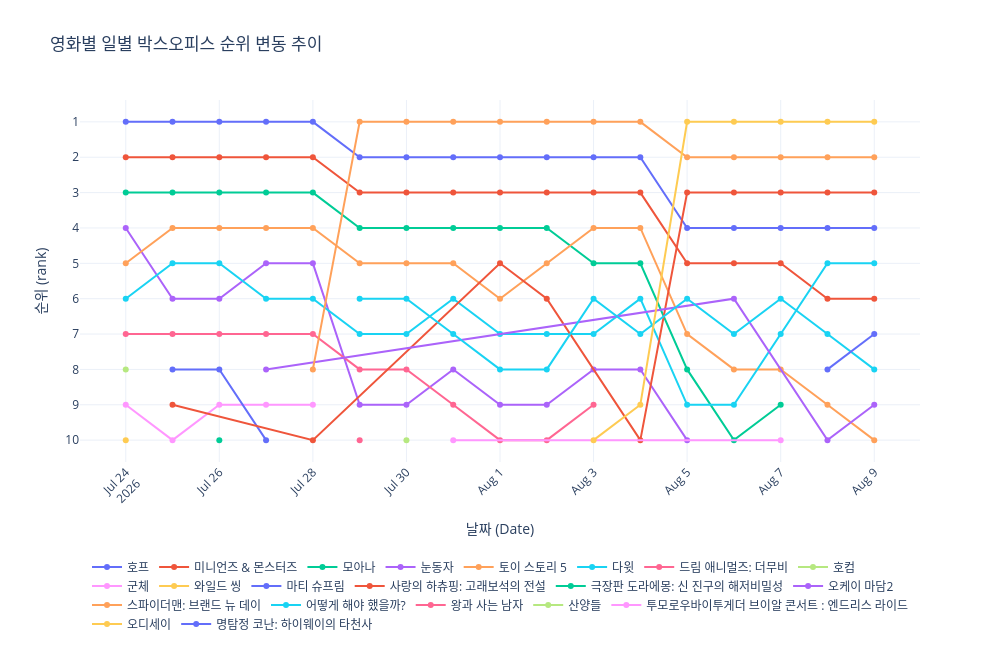

Notebook cell for this chart:
### Markdown cell above
## 기간에 따른 영화 순위 변화

### Code cell
draw_lineChart(movie_df, 'rank', '영화별 일별 박스오피스 순위 변동 추이', '순위', True)

### Figure 1 — Plotly figure (JSON) as saved in the notebook; plotly's stock layout.template omitted (floating-point values rounded to 4 significant figures)
{"data": [{"customdata": [["호프"], ["호프"], ["호프"], ["호프"], ["호프"], ["호프"], ["호프"], ["호프"], ["호프"], ["호프"], ["호프"], ["호프"], ["호프"], ["호프"], ["호프"], ["호프"], ["호프"]], "hovertemplate": "movieNm=%{customdata[0]}<br>b_date=%{x}<br>rank=%{y}<extra></extra>", "legendgroup": "호프", "line": {"color": "#636efa", "dash": "solid"}, "marker": {"symbol": "circle"}, "mode": "lines+markers", "name": "호프", "orientation": "v", "showlegend": true, "type": "scatter", "x": ["2026-07-24", "2026-07-25", "2026-07-26", "2026-07-27", "2026-07-28", "2026-07-29", "2026-07-30", "2026-07-31", "2026-08-01", "2026-08-02", "2026-08-03", "2026-08-04", "2026-08-05", "2026-08-06", "2026-08-07", "2026-08-08", "2026-08-09"], "xaxis": "x", "y": [1, 1, 1, 1, 1, 2, 2, 2, 2, 2, 2, 2, 4, 4, 4, 4, 4], "yaxis": "y"}, {"customdata": [["미니언즈 & 몬스터즈"], ["미니언즈 & 몬스터즈"], ["미니언즈 & 몬스터즈"], ["미니언즈 & 몬스터즈"], ["미니언즈 & 몬스터즈"], ["미니언즈 & 몬스터즈"], ["미니언즈 & 몬스터즈"], ["미니언즈 & 몬스터즈"], ["미니언즈 & 몬스터즈"], ["미니언즈 & 몬스터즈"], ["미니언즈 & 몬스터즈"], ["미니언즈 & 몬스터즈"], ["미니언즈 & 몬스터즈"], ["미니언즈 & 몬스터즈"], ["미니언즈 & 몬스터즈"], ["미니언즈 & 몬스터즈"], ["미니언즈 & 몬스터즈"]], "hovertemplate": "movieNm=%{customdata[0]}<br>b_date=%{x}<br>rank=%{y}<extra></extra>", "legendgroup": "미니언즈 & 몬스터즈", "line": {"color": "#EF553B", "dash": "solid"}, "marker": {"symbol": "circle"}, "mode": "lines+markers", "name": "미니언즈 & 몬스터즈", "orientation": "v", "showlegend": true, "type": "scatter", "x": ["2026-07-24", "2026-07-25", "2026-07-26", "2026-07-27", "2026-07-28", "2026-07-29", "2026-07-30", "2026-07-31", "2026-08-01", "2026-08-02", "2026-08-03", "2026-08-04", "2026-08-05", "2026-08-06", "2026-08-07", "2026-08-08", "2026-08-09"], "xaxis": "x", "y": [2, 2, 2, 2, 2, 3, 3, 3, 3, 3, 3, 3, 5, 5, 5, 6, 6], "yaxis": "y"}, {"customdata": [["모아나"], ["모아나"], ["모아나"], ["모아나"], ["모아나"], ["모아나"], ["모아나"], ["모아나"], ["모아나"], ["모아나"], ["모아나"], ["모아나"], ["모아나"], ["모아나"], ["모아나"]], "hovertemplate": "movieNm=%{customdata[0]}<br>b_date=%{x}<br>rank=%{y}<extra></extra>", "legendgroup": "모아나", "line": {"color": "#00cc96", "dash": "solid"}, "marker": {"symbol": "circle"}, "mode": "lines+markers", "name": "모아나", "orientation": "v", "showlegend": true, "type": "scatter", "x": ["2026-07-24", "2026-07-25", "2026-07-26", "2026-07-27", "2026-07-28", "2026-07-29", "2026-07-30", "2026-07-31", "2026-08-01", "2026-08-02", "2026-08-03", "2026-08-04", "2026-08-05", "2026-08-06", "2026-08-07"], "xaxis": "x", "y": [3, 3, 3, 3, 3, 4, 4, 4, 4, 4, 5, 5, 8, 10, 9], "yaxis": "y"}, {"customdata": [["눈동자"], ["눈동자"], ["눈동자"], ["눈동자"], ["눈동자"], ["눈동자"], ["눈동자"], ["눈동자"], ["눈동자"], ["눈동자"], ["눈동자"], ["눈동자"], ["눈동자"]], "hovertemplate": "movieNm=%{customdata[0]}<br>b_date=%{x}<br>rank=%{y}<extra></extra>", "legendgroup": "눈동자", "line": {"color": "#ab63fa", "dash": "solid"}, "marker": {"symbol": "circle"}, "mode": "lines+markers", "name": "눈동자", "orientation": "v", "showlegend": true, "type": "scatter", "x": ["2026-07-24", "2026-07-25", "2026-07-26", "2026-07-27", "2026-07-28", "2026-07-29", "2026-07-30", "2026-07-31", "2026-08-01", "2026-08-02", "2026-08-03", "2026-08-04", "2026-08-05"], "xaxis": "x", "y": [4, 6, 6, 5, 5, 9, 9, 8, 9, 9, 8, 8, 10], "yaxis": "y"}, {"customdata": [["토이 스토리 5"], ["토이 스토리 5"], ["토이 스토리 5"], ["토이 스토리 5"], ["토이 스토리 5"], ["토이 스토리 5"], ["토이 스토리 5"], ["토이 스토리 5"], ["토이 스토리 5"], ["토이 스토리 5"], ["토이 스토리 5"], ["토이 스토리 5"], ["토이 스토리 5"], ["토이 스토리 5"], ["토이 스토리 5"], ["토이 스토리 5"], ["토이 스토리 5"]], "hovertemplate": "movieNm=%{customdata[0]}<br>b_date=%{x}<br>rank=%{y}<extra></extra>", "legendgroup": "토이 스토리 5", "line": {"color": "#FFA15A", "dash": "solid"}, "marker": {"symbol": "circle"}, "mode": "lines+markers", "name": "토이 스토리 5", "orientation": "v", "showlegend": true, "type": "scatter", "x": ["2026-07-24", "2026-07-25", "2026-07-26", "2026-07-27", "2026-07-28", "2026-07-29", "2026-07-30", "2026-07-31", "2026-08-01", "2026-08-02", "2026-08-03", "2026-08-04", "2026-08-05", "2026-08-06", "2026-08-07", "2026-08-08", "2026-08-09"], "xaxis": "x", "y": [5, 4, 4, 4, 4, 5, 5, 5, 6, 5, 4, 4, 7, 8, 8, 9, 10], "yaxis": "y"}, {"customdata": [["다윗"], ["다윗"], ["다윗"], ["다윗"], ["다윗"], ["다윗"], ["다윗"], ["다윗"], ["다윗"], ["다윗"], ["다윗"], ["다윗"], ["다윗"], ["다윗"], ["다윗"], ["다윗"], ["다윗"]], "hovertemplate": "movieNm=%{customdata[0]}<br>b_date=%{x}<br>rank=%{y}<extra></extra>", "legendgroup": "다윗", "line": {"color": "#19d3f3", "dash": "solid"}, "marker": {"symbol": "circle"}, "mode": "lines+markers", "name": "다윗", "orientation": "v", "showlegend": true, "type": "scatter", "x": ["2026-07-24", "2026-07-25", "2026-07-26", "2026-07-27", "2026-07-28", "2026-07-29", "2026-07-30", "2026-07-31", "2026-08-01", "2026-08-02", "2026-08-03", "2026-08-04", "2026-08-05", "2026-08-06", "2026-08-07", "2026-08-08", "2026-08-09"], "xaxis": "x", "y": [6, 5, 5, 6, 6, 7, 7, 6, 7, 7, 7, 6, 9, 9, 7, 5, 5], "yaxis": "y"}, {"customdata": [["드림 애니멀즈: 더무비"], ["드림 애니멀즈: 더무비"], ["드림 애니멀즈: 더무비"], ["드림 애니멀즈: 더무비"], ["드림 애니멀즈: 더무비"], ["드림 애니멀즈: 더무비"], ["드림 애니멀즈: 더무비"], ["드림 애니멀즈: 더무비"], ["드림 애니멀즈: 더무비"], ["드림 애니멀즈: 더무비"], ["드림 애니멀즈: 더무비"]], "hovertemplate": "movieNm=%{customdata[0]}<br>b_date=%{x}<br>rank=%{y}<extra></extra>", "legendgroup": "드림 애니멀즈: 더무비", "line": {"color": "#FF6692", "dash": "solid"}, "marker": {"symbol": "circle"}, "mode": "lines+markers", "name": "드림 애니멀즈: 더무비", "orientation": "v", "showlegend": true, "type": "scatter", "x": ["2026-07-24", "2026-07-25", "2026-07-26", "2026-07-27", "2026-07-28", "2026-07-29", "2026-07-30", "2026-07-31", "2026-08-01", "2026-08-02", "2026-08-03"], "xaxis": "x", "y": [7, 7, 7, 7, 7, 8, 8, 9, 10, 10, 9], "yaxis": "y"}, {"customdata": [["호컴"]], "hovertemplate": "movieNm=%{customdata[0]}<br>b_date=%{x}<br>rank=%{y}<extra></extra>", "legendgroup": "호컴", "line": {"color": "#B6E880", "dash": "solid"}, "marker": {"symbol": "circle"}, "mode": "lines+markers", "name": "호컴", "orientation": "v", "showlegend": true, "type": "scatter", "x": ["2026-07-24"], "xaxis": "x", "y": [8], "yaxis": "y"}, {"customdata": [["군체"], ["군체"], ["군체"], ["군체"], ["군체"]], "hovertemplate": "movieNm=%{customdata[0]}<br>b_date=%{x}<br>rank=%{y}<extra></extra>", "legendgroup": "군체", "line": {"color": "#FF97FF", "dash": "solid"}, "marker": {"symbol": "circle"}, "mode": "lines+markers", "name": "군체", "orientation": "v", "showlegend": true, "type": "scatter", "x": ["2026-07-24", "2026-07-25", "2026-07-26", "2026-07-27", "2026-07-28"], "xaxis": "x", "y": [9, 10, 9, 9, 9], "yaxis": "y"}, {"customdata": [["와일드 씽"]], "hovertemplate": "movieNm=%{customdata[0]}<br>b_date=%{x}<br>rank=%{y}<extra></extra>", "legendgroup": "와일드 씽", "line": {"color": "#FECB52", "dash": "solid"}, "marker": {"symbol": "circle"}, "mode": "lines+markers", "name": "와일드 씽", "orientation": "v", "showlegend": true, "type": "scatter", "x": ["2026-07-24"], "xaxis": "x", "y": [10], "yaxis": "y"}, {"customdata": [["마티 슈프림"], ["마티 슈프림"], ["마티 슈프림"]], "hovertemplate": "movieNm=%{customdata[0]}<br>b_date=%{x}<br>rank=%{y}<extra></extra>", "legendgroup": "마티 슈프림", "line": {"color": "#636efa", "dash": "solid"}, "marker": {"symbol": "circle"}, "mode": "lines+markers", "name": "마티 슈프림", "orientation": "v", "showlegend": true, "type": "scatter", "x": ["2026-07-25", "2026-07-26", "2026-07-27"], "xaxis": "x", "y": [8, 8, 10], "yaxis": "y"}, {"customdata": [["사랑의 하츄핑: 고래보석의 전설"], ["사랑의 하츄핑: 고래보석의 전설"], ["사랑의 하츄핑: 고래보석의 전설"], ["사랑의 하츄핑: 고래보석의 전설"], ["사랑의 하츄핑: 고래보석의 전설"], ["사랑의 하츄핑: 고래보석의 전설"], ["사랑의 하츄핑: 고래보석의 전설"], ["사랑의 하츄핑: 고래보석의 전설"], ["사랑의 하츄핑: 고래보석의 전설"], ["사랑의 하츄핑: 고래보석의 전설"]], "hovertemplate": "movieNm=%{customdata[0]}<br>b_date=%{x}<br>rank=%{y}<extra></extra>", "legendgroup": "사랑의 하츄핑: 고래보석의 전설", "line": {"color": "#EF553B", "dash": "solid"}, "marker": {"symbol": "circle"}, "mode": "lines+markers", "name": "사랑의 하츄핑: 고래보석의 전설", "orientation": "v", "showlegend": true, "type": "scatter", "x": ["2026-07-25", "2026-07-28", "2026-08-01", "2026-08-02", "2026-08-04", "2026-08-05", "2026-08-06", "2026-08-07", "2026-08-08", "2026-08-09"], "xaxis": "x", "y": [9, 10, 5, 6, 10, 3, 3, 3, 3, 3], "yaxis": "y"}, {"customdata": [["극장판 도라에몽: 신 진구의 해저비밀성"]], "hovertemplate": "movieNm=%{customdata[0]}<br>b_date=%{x}<br>rank=%{y}<extra></extra>", "legendgroup": "극장판 도라에몽: 신 진구의 해저비밀성", "line": {"color": "#00cc96", "dash": "solid"}, "marker": {"symbol": "circle"}, "mode": "lines+markers", "name": "극장판 도라에몽: 신 진구의 해저비밀성", "orientation": "v", "showlegend": true, "type": "scatter", "x": ["2026-07-26"], "xaxis": "x", "y": [10], "yaxis": "y"}, {"customdata": [["오케이 마담2"], ["오케이 마담2"], ["오케이 마담2"], ["오케이 마담2"]], "hovertemplate": "movieNm=%{customdata[0]}<br>b_date=%{x}<br>rank=%{y}<extra></extra>", "legendgroup": "오케이 마담2", "line": {"color": "#ab63fa", "dash": "solid"}, "marker": {"symbol": "circle"}, "mode": "lines+markers", "name": "오케이 마담2", "orientation": "v", "showlegend": true, "type": "scatter", "x": ["2026-07-27", "2026-08-06", "2026-08-08", "2026-08-09"], "xaxis": "x", "y": [8, 6, 10, 9], "yaxis": "y"}, {"customdata": [["스파이더맨: 브랜드 뉴 데이"], ["스파이더맨: 브랜드 뉴 데이"], ["스파이더맨: 브랜드 뉴 데이"], ["스파이더맨: 브랜드 뉴 데이"], ["스파이더맨: 브랜드 뉴 데이"], ["스파이더맨: 브랜드 뉴 데이"], ["스파이더맨: 브랜드 뉴 데이"], ["스파이더맨: 브랜드 뉴 데이"], ["스파이더맨: 브랜드 뉴 데이"], ["스파이더맨: 브랜드 뉴 데이"], ["스파이더맨: 브랜드 뉴 데이"], ["스파이더맨: 브랜드 뉴 데이"], ["스파이더맨: 브랜드 뉴 데이"]], "hovertemplate": "movieNm=%{customdata[0]}<br>b_date=%{x}<br>rank=%{y}<extra></extra>", "legendgroup": "스파이더맨: 브랜드 뉴 데이", "line": {"color": "#FFA15A", "dash": "solid"}, "marker": {"symbol": "circle"}, "mode": "lines+markers", "name": "스파이더맨: 브랜드 뉴 데이", "orientation": "v", "showlegend": true, "type": "scatter", "x": ["2026-07-28", "2026-07-29", "2026-07-30", "2026-07-31", "2026-08-01", "2026-08-02", "2026-08-03", "2026-08-04", "2026-08-05", "2026-08-06", "2026-08-07", "2026-08-08", "2026-08-09"], "xaxis": "x", "y": [8, 1, 1, 1, 1, 1, 1, 1, 2, 2, 2, 2, 2], "yaxis": "y"}, {"customdata": [["어떻게 해야 했을까?"], ["어떻게 해야 했을까?"], ["어떻게 해야 했을까?"], ["어떻게 해야 했을까?"], ["어떻게 해야 했을까?"], ["어떻게 해야 했을까?"], ["어떻게 해야 했을까?"], ["어떻게 해야 했을까?"], ["어떻게 해야 했을까?"], ["어떻게 해야 했을까?"], ["어떻게 해야 했을까?"], ["어떻게 해야 했을까?"]], "hovertemplate": "movieNm=%{customdata[0]}<br>b_date=%{x}<br>rank=%{y}<extra></extra>", "legendgroup": "어떻게 해야 했을까?", "line": {"color": "#19d3f3", "dash": "solid"}, "marker": {"symbol": "circle"}, "mode": "lines+markers", "name": "어떻게 해야 했을까?", "orientation": "v", "showlegend": true, "type": "scatter", "x": ["2026-07-29", "2026-07-30", "2026-07-31", "2026-08-01", "2026-08-02", "2026-08-03", "2026-08-04", "2026-08-05", "2026-08-06", "2026-08-07", "2026-08-08", "2026-08-09"], "xaxis": "x", "y": [6, 6, 7, 8, 8, 6, 7, 6, 7, 6, 7, 8], "yaxis": "y"}, {"customdata": [["왕과 사는 남자"]], "hovertemplate": "movieNm=%{customdata[0]}<br>b_date=%{x}<br>rank=%{y}<extra></extra>", "legendgroup": "왕과 사는 남자", "line": {"color": "#FF6692", "dash": "solid"}, "marker": {"symbol": "circle"}, "mode": "lines+markers", "name": "왕과 사는 남자", "orientation": "v", "showlegend": true, "type": "scatter", "x": ["2026-07-29"], "xaxis": "x", "y": [10], "yaxis": "y"}, {"customdata": [["산양들"]], "hovertemplate": "movieNm=%{customdata[0]}<br>b_date=%{x}<br>rank=%{y}<extra></extra>", "legendgroup": "산양들", "line": {"color": "#B6E880", "dash": "solid"}, "marker": {"symbol": "circle"}, "mode": "lines+markers", "name": "산양들", "orientation": "v", "showlegend": true, "type": "scatter", "x": ["2026-07-30"], "xaxis": "x", "y": [10], "yaxis": "y"}, {"customdata": [["투모로우바이투게더 브이알 콘서트 : 엔드리스 라이드"], ["투모로우바이투게더 브이알 콘서트 : 엔드리스 라이드"]], "hovertemplate": "movieNm=%{customdata[0]}<br>b_date=%{x}<br>rank=%{y}<extra></extra>", "legendgroup": "투모로우바이투게더 브이알 콘서트 : 엔드리스 라이드", "line": {"color": "#FF97FF", "dash": "solid"}, "marker": {"symbol": "circle"}, "mode": "lines+markers", "name": "투모로우바이투게더 브이알 콘서트 : 엔드리스 라이드", "orientation": "v", "showlegend": true, "type": "scatter", "x": ["2026-07-31", "2026-08-07"], "xaxis": "x", "y": [10, 10], "yaxis": "y"}, {"customdata": [["오디세이"], ["오디세이"], ["오디세이"], ["오디세이"], ["오디세이"], ["오디세이"], ["오디세이"]], "hovertemplate": "movieNm=%{customdata[0]}<br>b_date=%{x}<br>rank=%{y}<extra></extra>", "legendgroup": "오디세이", "line": {"color": "#FECB52", "dash": "solid"}, "marker": {"symbol": "circle"}, "mode": "lines+markers", "name": "오디세이", "orientation": "v", "showlegend": true, "type": "scatter", "x": ["2026-08-03", "2026-08-04", "2026-08-05", "2026-08-06", "2026-08-07", "2026-08-08", "2026-08-09"], "xaxis": "x", "y": [10, 9, 1, 1, 1, 1, 1], "yaxis": "y"}, {"customdata": [["명탐정 코난: 하이웨이의 타천사"], ["명탐정 코난: 하이웨이의 타천사"]], "hovertemplate": "movieNm=%{customdata[0]}<br>b_date=%{x}<br>rank=%{y}<extra></extra>", "legendgroup": "명탐정 코난: 하이웨이의 타천사", "line": {"color": "#636efa", "dash": "solid"}, "marker": {"symbol": "circle"}, "mode": "lines+markers", "name": "명탐정 코난: 하이웨이의 타천사", "orientation": "v", "showlegend": true, "type": "scatter", "x": ["2026-08-08", "2026-08-09"], "xaxis": "x", "y": [8, 7], "yaxis": "y"}], "layout": {"height": 650, "hovermode": "x unified", "legend": {"orientation": "h", "title": {"text": ""}, "tracegroupgap": 0, "x": 0.5, "xanchor": "center", "y": -0.25, "yanchor": "top"}, "margin": {"b": 150}, "title": {"text": "영화별 일별 박스오피스 순위 변동 추이"}, "width": 1000, "xaxis": {"anchor": "y", "domain": [0, 1], "tickangle": -45, "title": {"text": "날짜 (Date)"}}, "yaxis": {"anchor": "x", "autorange": "reversed", "domain": [0, 1], "dtick": 1, "title": {"text": "순위 (rank)"}}}}
